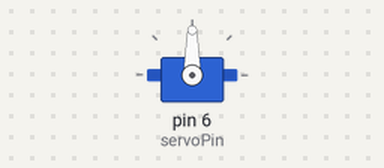
A sketch run on a simulated Arduino Uno, built with avr-gcc and run on an emulated ATmega328P. Parts: servo.

Above: at 0.05 s.
At 3.0 s:
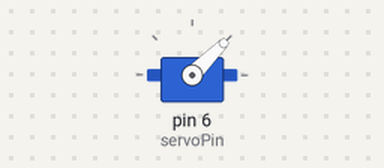
At 6.0 s:
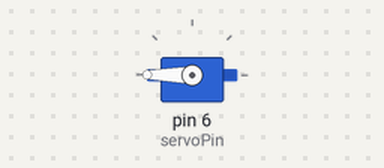
At 12.0 s:
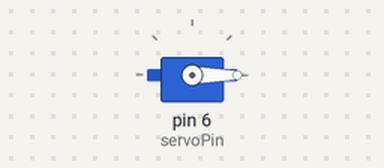
Timing chart, 0 to 15.6 s (numbered marks = the images above):
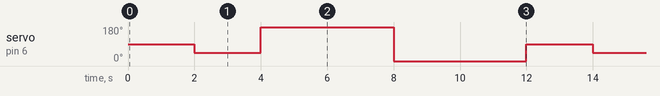

The sketch:

servoMotor.ino
```cpp
#include<Servo.h>
int servoPin = 6;

Servo servo;

void setup() {

  servo.attach(servoPin);
}

void loop() {
  servo.write(90);
  delay(2000);
  servo.write(45);
  delay(2000);
  servo.write(180);
  delay(4000);
  servo.write(0);
  delay(4000);

}
```

Measured:
- by itself, servo on pin 6 (servoPin): repeats every 12.0 s: 180° 4.0 s, 0° 4.0 s, 90° 2.0 s, 45° 2.0 s
